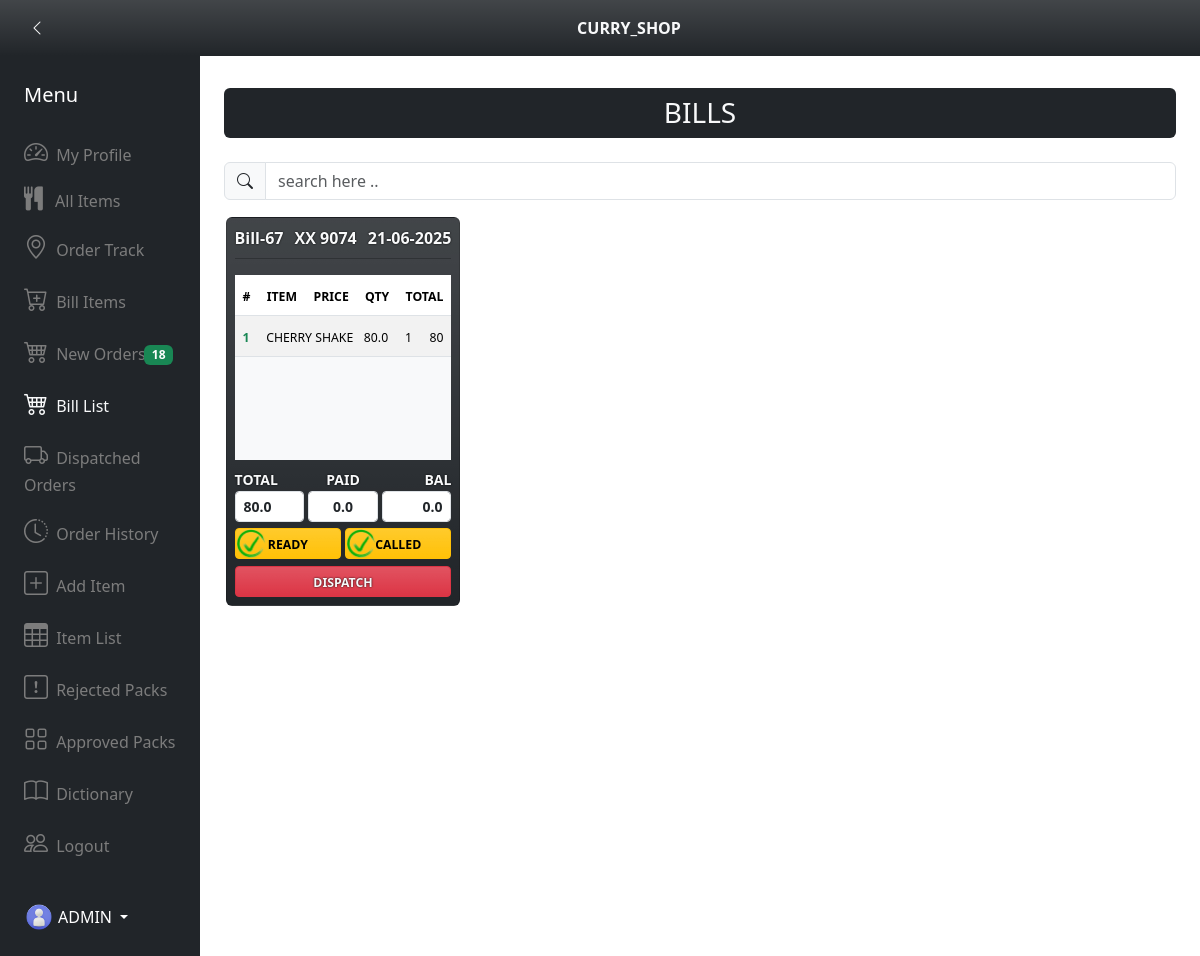
/bill_list (signed in), run on an earlier commit of the app's database.
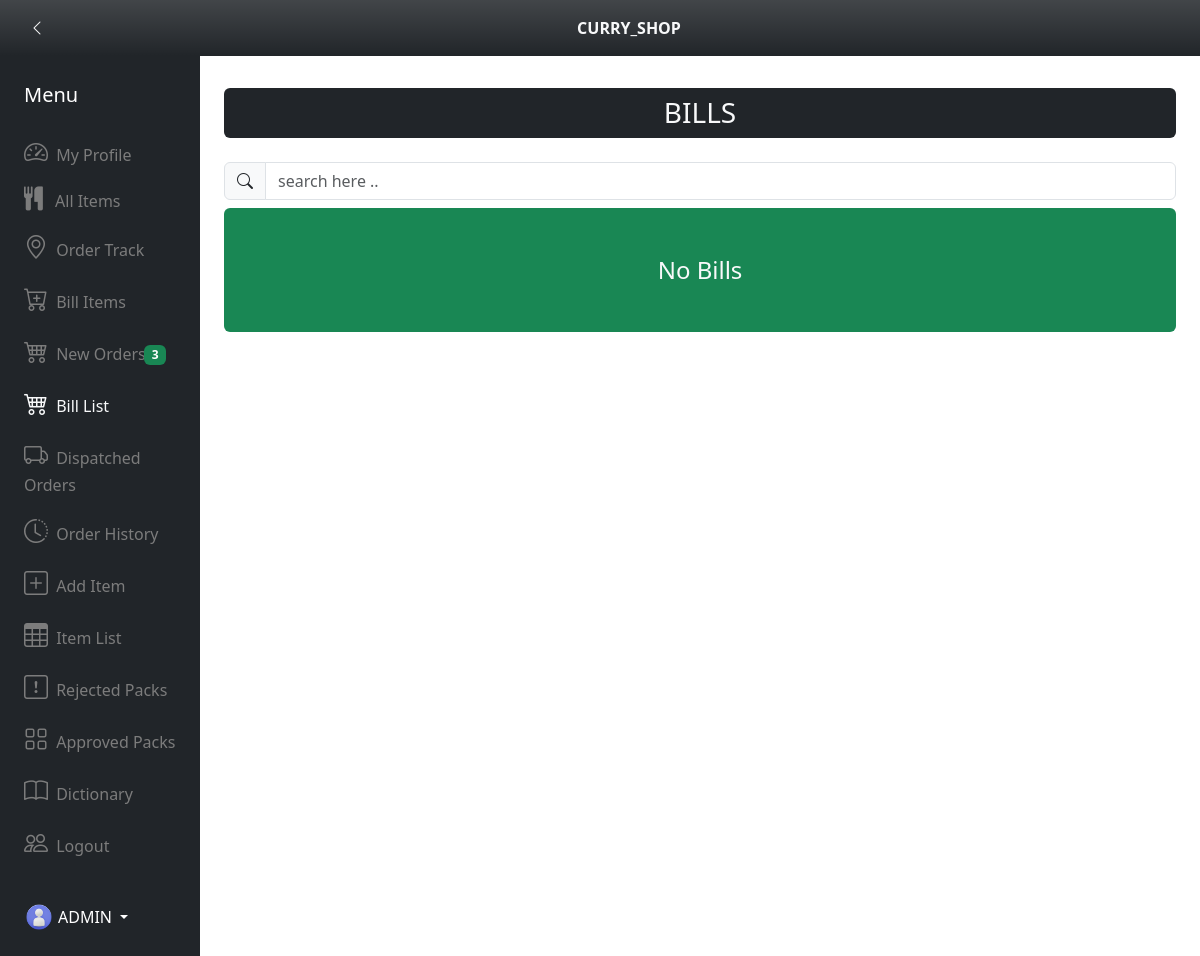
And on a later commit of the database.
### app_dictionary/models.py (models this page shows, shortened)
class BillModel(models.Model):
    user = models.ForeignKey(User,on_delete=models.CASCADE,blank=True,null=True)
    billno = models.CharField(max_length=50,blank=True,null=True,unique=False)
    created_at = models.DateTimeField(auto_now_add=True)
    grand_total = models.FloatField(default=0.00)
    paid = models.FloatField(default=0.00)
    bal = models.FloatField(default=0.00)
    order_status_status_choices = (
        ('ordered','ordered'),
        ('cancelled','cancelled'),
        ('delivered','delivered'),
    )
    order_status = models.CharField(max_length=50,default='ordered',choices=order_status_status_choices)
    ordered_time = models.DateTimeField(blank=True,null=True)
    accept_status_choices = (
        ('accepted','accepted'),
        ('notaccepted','notaccepted'),
        ('rejected','rejected')
    )
    accept_status = models.CharField(max_length=255,default='notaccepted',choices=accept_status_choices)
    reject_reason = models.TextField(blank=True,null=True)
    rejected_user = models.ForeignKey(User,on_delete=models.CASCADE,blank=True,null=True,related_name='rejected_user_details')
    accept_or_reject_time = models.DateTimeField(blank=True,null=True)
    prepared_status_choices = (
        ('prepared','prepared'),
        ('notprepared','notprepared')
    )
    prepared_status = models.CharField(max_length=255,default='notprepared',choices=prepared_status_choices)
    prepared_time = models.DateTimeField(blank=True,null=True)
    packed_status_choices = (
        ('packed','packed'),
        ('notpacked','notpacked')
    )
    packed_status = models.CharField(max_length=255,default='notpacked',choices=packed_status_choices)
    packed_time = models.DateTimeField(blank=True,null=True)
    ready_status_choices = (
        ('ready','ready'),
        ('notready','notready'),
    )
    ready_status = models.CharField(max_length=50,default='notready',choices=ready_status_choices)
    ready_time = models.DateTimeField(blank=True,null=True)
    called_status_choices = (
        ('called','called'),
        ('notcalled','notcalled'),
    )
    called_status = models.CharField(max_length=50,default='notcalled',choices=called_status_choices)
    called_time = models.DateTimeField(blank=True,null=True)
    dispatched_status_choices = (
        ('dispatched','dispatched'),
        ('notdispatched','notdispatched')
    )
    dispatched_status = models.CharField(max_length=255,default='notdispatched',choices=dispatched_status_choices)
    dispatched_time = models.DateTimeField(blank=True,null=True)
    delivered_status_choices = (
        ('delevered','delevered'),
        ('notdelevered','notdelevered'),
    )
    delevered_status = models.CharField(max_length=255,default='notdelevered',choices=delivered_status_choices)
    delevered_time = models.DateTimeField(blank=True,null=True)
    expected_delevery_time = models.DateTimeField(blank=True,null=True)
    delivery_address = models.TextField(blank=True,null=True)

class User(AbstractUser):
    delivery_address = models.TextField(blank=True,null=True,default='')
    profile_image = models.ImageField(blank=True,null=True,upload_to='profile/images/')
    phone = models.CharField(max_length=15,blank=True,null=True,unique=False)

class ItemlistModel(models.Model):
    bill = models.ForeignKey(BillModel,on_delete=models.CASCADE,related_name="itemlistmodel",blank=True,null=True)
    name = models.CharField(max_length=255)
    prize = models.FloatField(default=0.00)
    qty = models.IntegerField(default=0,blank=True,null=True)
    total = models.IntegerField(default=0)

### app_dictionary/views.py (the view)
# urls.py: path('bill_list',views.bill_list,name='bill_list'),
@login_required
def bill_list(request):
    new_bill_count = BillModel.objects.filter(accept_status='notaccepted').count()
    bills = BillModel.objects.filter(accept_status='accepted').exclude(dispatched_status='dispatched')
    itemlist = ItemlistModel.objects.all()
    return render(request,'curry_shop_bill_list.html',{
        'bills':bills,
        'itemlist':itemlist,
        'new_bill_count':new_bill_count})

### app_dictionary/templatetags/custom_filter.py (called while the page is built)
@register.filter
def cropback(val,arg):
    return val[:arg]

### app_dictionary/templates/curry_shop_bill_list.html (shortened to what the changed rows need)
{% extends 'curry_shop_base2.html' %}
{% load crispy_forms_tags %}
{% load custom_filter %}
{% load static %}
{% block body_block %}
    <div class="container padd-marg-mob-0">
        <h3 class="bg-dark p-2 text-center text-light rounded mb-4 font_size1">BILLS</h3>
        <div class="input-group my-2">
            <span class="input-group-text bi bi-search icon_size"></span>
            <input id="search_bill_filter" class="form-control search_font_size" placeholder="search here .." type="text">
        </div>
        {% if bills %}
            <div class="container1 scrolling_window_height" style="overflow-y: auto;">
            {% for bill in bills %}
            <div class="container1_tems billbox ">
                <div class="card b_s bill_box_padding mt-2 bg-dark bg-gradient">
                    <div class="d-flex justify-content-between">
                        <strong class="ts text-light text_size">{{ bill.billno }}</strong>
                        <strong class="ts text-light text_size">{% if bill.user.phone %}XX {{ bill.user.phone|cropback:4 }}{% else %}None{% endif %}</strong>
                        <strong class="ts text-light text_size">{{ bill.created_at|date:'d-m-Y' }}</strong>
                    </div>
                    <hr class="hr_margin" style="color: rgb(0, 0, 0);">
                    <table class="table table-striped table-hover table-overflow mt-0 mb-0">
                        <thead class="bg-success">
                            <th class="ps-2 text_size"><small><small>#</small></small></th>
                            <th class="ps-2 text_size"><small><small>ITEM</small></small></th>
                            <th class="ps-2 text-end text_size"><small><small>PRICE</small></small></th>
                            <th class="ps-2 text-end text_size"><small><small>QTY</small></small></th>
                            <th class="text-end pe-2 text_size"><small><small>TOTAL</small></small></th>
                        </thead>
                    </table>
                    <div class="bg-light table_overflow_class">
                        <table class="table table-striped table-hover table-overflow">
                            <tbody id="tbody2">
                                    {% for item in itemlist %}
                                        {% if item.bill.id == bill.id %}
                                            <tr>
                                                <td class="ps-2 text-success fw-bolder text_size"><small><small class="counter_id"></small></small></td>
                                                <td class="ps-2 text_size"><small><small>{{ item.name|upper }}</small></small></td>
                                                <td class="ps-0 text_size"><small><small>{{ item.prize }}</small></small></td>
                                                <td class="ps-2 text_size"><small><small>{{ item.qty }}</small></small></td>
                                                <td class="text-end pe-2 text_size"><small><small>{{ item.total }}</small></small></td>
                                            </tr>
                                        {% endif %}
                                    {% endfor %}
                                </tbody>
                            </table>
                        </div>
                        <div class="d-flex my_margin justify-content-between">
                            <div>
                                <label for="" class="fw-bolder text-light ts text_size"><small>TOTAL</small></label>
                                <input class="form-control form-control-sm fw-bold text_size" type="text" name="" id="" value="{{ bill.grand_total }}" readonly>
                            </div>
                            <div class="text-center ms-1 me-1">
                                <label for="" class="fw-bolder text-light ts text_size"><small>PAID</small></label>
                                <input class="form-control form-control-sm fw-bold text-center text_size" type="text" name="" id="" value="{{ bill.paid }}" readonly>
                            </div>
                            <div class="text-end">
                                <label for="" class="fw-bolder text-light ts text-end text_size"><small>BAL</small></label>
                                <input class="form-control form-control-sm text-end fw-bold text_size" type="text" name="" id="" value="{{ bill.bal }}" readonly>
                            </div>
                        </div>
                        <div class="d-flex my_margin justify-content-between">
                            <div class="position-relative">
                                <div class="position-absolute start-50 status2_margin">
                                    {% if bill.ready_status == "ready" %}
                                    <img draggable="false" src="{% static 'images/check_mark.png' %}" alt="no-image" class="mark_images">
                                    {% elif bill.ready_status == "notready" %}
                                    <img draggable="false" src="{% static 'images/x_mark.png' %}" alt="no-image" class="mark_images">
                                    {% endif %}
                                </div>
                            </div>
                            <button class="btn btn-sm btn-warning bg-gradient w-100 me-1 fw-bolder text_size" onclick="order_ready('{{ bill.id }}',$(this))"><small>READY</small></button>
                            <div class="position-relative">
                                <div class="position-absolute start-50 status2_margin">
                                    {% if bill.called_status == "called" %}
                                    <img draggable="false" src="{% static 'images/check_mark.png' %}" alt="no-image" class="mark_images">
                                    {% elif bill.called_status == "notcalled" %}
                                    <img draggable="false" src="{% static 'images/x_mark.png' %}" alt="no-image" class="mark_images">
                                    {% endif %}
                                </div>
                            </div>
                            <button class="btn btn-sm btn-warning bg-gradient w-100 fw-bolder text_size" onclick="order_call('{{ bill.user.phone }}','{{ bill.id }}',$(this))"><small>CALLED</small></button>
                        </div>
                        <div class="d-flex my_margin">
                            <button class="btn btn-sm text-light btn-danger bg-gradient w-100 fw-bolder text_size" onclick="dispatch_order('{{ bill.id }}',$(this))">
                                <small class="fw-bolder ts">DISPATCH</small>
                            </button>
                        </div>
                    </div>
                </div>
            {% endfor %}
            </div>
        {% else %}
        <h4 class="bg-success p-2 text-center text-light rounded mb-4 py-5">No Bills</h4>
        {% endif %}
    </div>
    </div>
    </div>
{% endblock %}

### app_dictionary/templates/curry_shop_base2.html (shortened to what the changed rows need)
{% load static %}
<!DOCTYPE html>
<html lang="en">
<head>
    <link rel="stylesheet" href="https://cdn.jsdelivr.net/npm/bootstrap-icons@1.11.3/font/bootstrap-icons.min.css">
    <link href="https://cdn.jsdelivr.net/npm/bootstrap@5.3.3/dist/css/bootstrap.min.css" rel="stylesheet">
    <link rel="stylesheet" href="https://cdnjs.cloudflare.com/ajax/libs/font-awesome/4.7.0/css/font-awesome.min.css">
</head>
<body>
<div class="container-fluid">
    <div class="row flex-nowrap">
        <div class="col-auto col-md-3 col-xl-2 px-sm-2 px-0 bg-dark width_adjust">
            <div class="d-flex flex-column align-items-center align-items-sm-start px-3 pt-2 text-white min-vh-100 top">
                <br><br><br>
                <ul class="nav nav-pills flex-column mb-sm-auto mb-0 align-items-center align-items-sm-start" id="menu">
                    <li>
                        <a id="new_bill_list" href="{% url 'new_bill_list' %}" class="nav-link px-0 align-middle  text-hover">
                            {%  if new_bill_count > 0 %}
                            <div class="position-relative">
                                <div class="position-absolute count_position1 start-0">
                                    <span class="ms-2 badge badge-success bg-success">{{ new_bill_count }}</span>
                                </div>
                            </div>
                            {% endif %}
                        </a>
                    </li>
                </ul>
            </div>
        </div>
        <div class="col py-3">
            <br>
            <div class="overflow-y">
                <br><br>
                {% block body_block %}
                {% endblock %}
            </div>
        </div>
</body>
</html>

What changed in the data, as far as the page shows it:
removed BillModel: billno "Bill-67", user.phone|cropback "9074", created_at "21-06-2025", grand_total "80.0", paid "0.0", bal "0.0"
removed ItemlistModel: name "CHERRY SHAKE", prize "80.0", qty "1", total "80"
Also different on the page:
{{ new_bill_count }}: "18" → "3"
text now shown: "No Bills"
